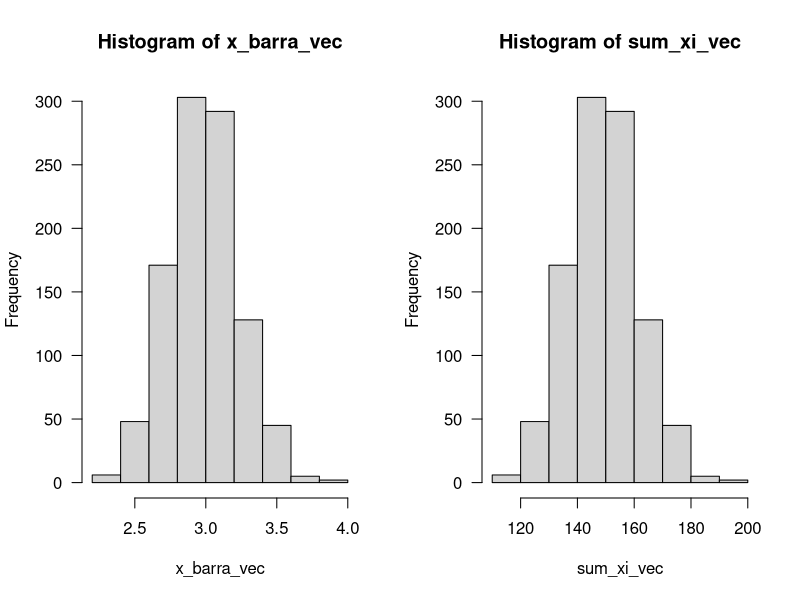

R code for this plot:
# ejercicio MLE poisson
#
set.seed(5)
px <- rpois(50, 3)
sum(px)

neg_ll_pois <- function(lambda, x) {
  l <- dpois(x, lambda, log = TRUE)
  -sum(l)
}

lambda_est <- nlm(neg_ll_pois, p = 17, x = px, iterlim = 500)$estimate
lambda_est
# simular: realizar 1000 simulaciones y obtener la media muestral x_barra
# y graficar un histograma

nsims <- 1000
x_barra_vec <- rep(NA, nsims)
sum_xi_vec <- rep(NA, nsims)
for (i in 1:nsims) {
  pois_temp <- rpois(50, lambda_est)
  x_barra_vec[i] <- mean(pois_temp)
  sum_xi_vec[i] <- sum(pois_temp)
}


par(las = 1, mfrow = c(1, 2))
hist(x_barra_vec)
hist(sum_xi_vec)
# notar que el valor más frecuente es 3 para lambda
mean(x_barra_vec)
# y 150 para la suma
mean(sum_xi_vec)
